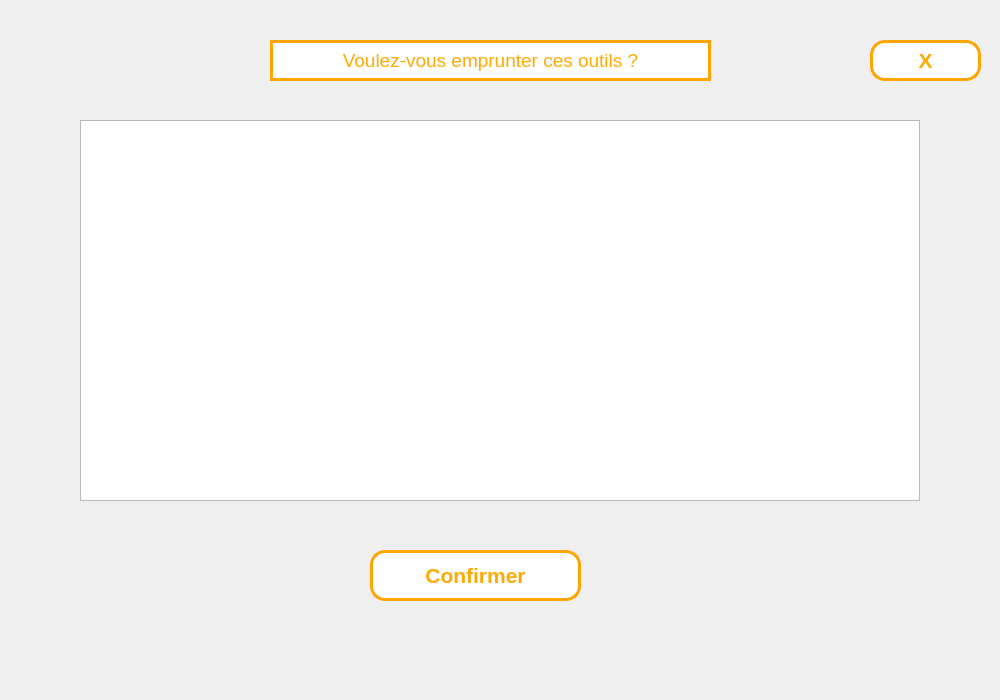
<?xml version="1.0" encoding="UTF-8"?>
<ui version="4.0">
 <class>Form</class>
 <widget class="QWidget" name="Form">
  <property name="geometry">
   <rect>
    <x>0</x>
    <y>0</y>
    <width>1000</width>
    <height>700</height>
   </rect>
  </property>
  <property name="windowTitle">
   <string>Form</string>
  </property>
  <widget class="QPushButton" name="boutonconfirmer">
   <property name="geometry">
    <rect>
     <x>370</x>
     <y>550</y>
     <width>211</width>
     <height>51</height>
    </rect>
   </property>
   <property name="palette">
    <palette>
     <active>
      <colorrole role="WindowText">
       <brush brushstyle="SolidPattern">
        <color alpha="255">
         <red>255</red>
         <green>170</green>
         <blue>0</blue>
        </color>
       </brush>
      </colorrole>
      <colorrole role="Button">
       <brush brushstyle="SolidPattern">
        <color alpha="255">
         <red>255</red>
         <green>255</green>
         <blue>255</blue>
        </color>
       </brush>
      </colorrole>
      <colorrole role="Text">
       <brush brushstyle="SolidPattern">
        <color alpha="255">
         <red>255</red>
         <green>170</green>
         <blue>0</blue>
        </color>
       </brush>
      </colorrole>
      <colorrole role="ButtonText">
       <brush brushstyle="SolidPattern">
        <color alpha="255">
         <red>255</red>
         <green>170</green>
         <blue>0</blue>
        </color>
       </brush>
      </colorrole>
      <colorrole role="Base">
       <brush brushstyle="SolidPattern">
        <color alpha="255">
         <red>255</red>
         <green>255</green>
         <blue>255</blue>
        </color>
       </brush>
      </colorrole>
      <colorrole role="Window">
       <brush brushstyle="SolidPattern">
        <color alpha="255">
         <red>255</red>
         <green>255</green>
         <blue>255</blue>
        </color>
       </brush>
      </colorrole>
      <colorrole role="PlaceholderText">
       <brush brushstyle="NoBrush">
        <color alpha="128">
         <red>255</red>
         <green>170</green>
         <blue>0</blue>
        </color>
       </brush>
      </colorrole>
     </active>
     <inactive>
      <colorrole role="WindowText">
       <brush brushstyle="SolidPattern">
        <color alpha="255">
         <red>255</red>
         <green>170</green>
         <blue>0</blue>
        </color>
       </brush>
      </colorrole>
      <colorrole role="Button">
       <brush brushstyle="SolidPattern">
        <color alpha="255">
         <red>255</red>
         <green>255</green>
         <blue>255</blue>
        </color>
       </brush>
      </colorrole>
      <colorrole role="Text">
       <brush brushstyle="SolidPattern">
        <color alpha="255">
         <red>255</red>
         <green>170</green>
         <blue>0</blue>
        </color>
       </brush>
      </colorrole>
      <colorrole role="ButtonText">
       <brush brushstyle="SolidPattern">
        <color alpha="255">
         <red>255</red>
         <green>170</green>
         <blue>0</blue>
        </color>
       </brush>
      </colorrole>
      <colorrole role="Base">
       <brush brushstyle="SolidPattern">
        <color alpha="255">
         <red>255</red>
         <green>255</green>
         <blue>255</blue>
        </color>
       </brush>
      </colorrole>
      <colorrole role="Window">
       <brush brushstyle="SolidPattern">
        <color alpha="255">
         <red>255</red>
         <green>255</green>
         <blue>255</blue>
        </color>
       </brush>
      </colorrole>
      <colorrole role="PlaceholderText">
       <brush brushstyle="NoBrush">
        <color alpha="128">
         <red>255</red>
         <green>170</green>
         <blue>0</blue>
        </color>
       </brush>
      </colorrole>
     </inactive>
     <disabled>
      <colorrole role="WindowText">
       <brush brushstyle="SolidPattern">
        <color alpha="255">
         <red>255</red>
         <green>170</green>
         <blue>0</blue>
        </color>
       </brush>
      </colorrole>
      <colorrole role="Button">
       <brush brushstyle="SolidPattern">
        <color alpha="255">
         <red>255</red>
         <green>255</green>
         <blue>255</blue>
        </color>
       </brush>
      </colorrole>
      <colorrole role="Text">
       <brush brushstyle="SolidPattern">
        <color alpha="255">
         <red>255</red>
         <green>170</green>
         <blue>0</blue>
        </color>
       </brush>
      </colorrole>
      <colorrole role="ButtonText">
       <brush brushstyle="SolidPattern">
        <color alpha="255">
         <red>255</red>
         <green>170</green>
         <blue>0</blue>
        </color>
       </brush>
      </colorrole>
      <colorrole role="Base">
       <brush brushstyle="SolidPattern">
        <color alpha="255">
         <red>255</red>
         <green>255</green>
         <blue>255</blue>
        </color>
       </brush>
      </colorrole>
      <colorrole role="Window">
       <brush brushstyle="SolidPattern">
        <color alpha="255">
         <red>255</red>
         <green>255</green>
         <blue>255</blue>
        </color>
       </brush>
      </colorrole>
      <colorrole role="PlaceholderText">
       <brush brushstyle="NoBrush">
        <color alpha="128">
         <red>255</red>
         <green>170</green>
         <blue>0</blue>
        </color>
       </brush>
      </colorrole>
     </disabled>
    </palette>
   </property>
   <property name="font">
    <font>
     <pointsize>16</pointsize>
     <weight>75</weight>
     <bold>true</bold>
    </font>
   </property>
   <property name="styleSheet">
    <string notr="true">border-color: rgb(255, 170, 0);
border:3px solid orange;

border-color:orange;
border-radius: 15px ;
background-color:white;
color: rgb(255, 170, 0);
border-bort</string>
   </property>
   <property name="text">
    <string>Confirmer</string>
   </property>
  </widget>
  <widget class="QTableWidget" name="table_Recap">
   <property name="geometry">
    <rect>
     <x>80</x>
     <y>120</y>
     <width>840</width>
     <height>381</height>
    </rect>
   </property>
   <property name="columnCount">
    <number>0</number>
   </property>
  </widget>
  <widget class="QPushButton" name="boutoncroix">
   <property name="geometry">
    <rect>
     <x>870</x>
     <y>40</y>
     <width>111</width>
     <height>41</height>
    </rect>
   </property>
   <property name="palette">
    <palette>
     <active>
      <colorrole role="WindowText">
       <brush brushstyle="SolidPattern">
        <color alpha="255">
         <red>255</red>
         <green>170</green>
         <blue>0</blue>
        </color>
       </brush>
      </colorrole>
      <colorrole role="Button">
       <brush brushstyle="SolidPattern">
        <color alpha="255">
         <red>255</red>
         <green>255</green>
         <blue>255</blue>
        </color>
       </brush>
      </colorrole>
      <colorrole role="Text">
       <brush brushstyle="SolidPattern">
        <color alpha="255">
         <red>255</red>
         <green>170</green>
         <blue>0</blue>
        </color>
       </brush>
      </colorrole>
      <colorrole role="ButtonText">
       <brush brushstyle="SolidPattern">
        <color alpha="255">
         <red>255</red>
         <green>170</green>
         <blue>0</blue>
        </color>
       </brush>
      </colorrole>
      <colorrole role="Base">
       <brush brushstyle="SolidPattern">
        <color alpha="255">
         <red>255</red>
         <green>255</green>
         <blue>255</blue>
        </color>
       </brush>
      </colorrole>
      <colorrole role="Window">
       <brush brushstyle="SolidPattern">
        <color alpha="255">
         <red>255</red>
         <green>255</green>
         <blue>255</blue>
        </color>
       </brush>
      </colorrole>
      <colorrole role="PlaceholderText">
       <brush brushstyle="NoBrush">
        <color alpha="128">
         <red>255</red>
         <green>170</green>
         <blue>0</blue>
        </color>
       </brush>
      </colorrole>
     </active>
     <inactive>
      <colorrole role="WindowText">
       <brush brushstyle="SolidPattern">
        <color alpha="255">
         <red>255</red>
         <green>170</green>
         <blue>0</blue>
        </color>
       </brush>
      </colorrole>
      <colorrole role="Button">
       <brush brushstyle="SolidPattern">
        <color alpha="255">
         <red>255</red>
         <green>255</green>
         <blue>255</blue>
        </color>
       </brush>
      </colorrole>
      <colorrole role="Text">
       <brush brushstyle="SolidPattern">
        <color alpha="255">
         <red>255</red>
         <green>170</green>
         <blue>0</blue>
        </color>
       </brush>
      </colorrole>
      <colorrole role="ButtonText">
       <brush brushstyle="SolidPattern">
        <color alpha="255">
         <red>255</red>
         <green>170</green>
         <blue>0</blue>
        </color>
       </brush>
      </colorrole>
      <colorrole role="Base">
       <brush brushstyle="SolidPattern">
        <color alpha="255">
         <red>255</red>
         <green>255</green>
         <blue>255</blue>
        </color>
       </brush>
      </colorrole>
      <colorrole role="Window">
       <brush brushstyle="SolidPattern">
        <color alpha="255">
         <red>255</red>
         <green>255</green>
         <blue>255</blue>
        </color>
       </brush>
      </colorrole>
      <colorrole role="PlaceholderText">
       <brush brushstyle="NoBrush">
        <color alpha="128">
         <red>255</red>
         <green>170</green>
         <blue>0</blue>
        </color>
       </brush>
      </colorrole>
     </inactive>
     <disabled>
      <colorrole role="WindowText">
       <brush brushstyle="SolidPattern">
        <color alpha="255">
         <red>255</red>
         <green>170</green>
         <blue>0</blue>
        </color>
       </brush>
      </colorrole>
      <colorrole role="Button">
       <brush brushstyle="SolidPattern">
        <color alpha="255">
         <red>255</red>
         <green>255</green>
         <blue>255</blue>
        </color>
       </brush>
      </colorrole>
      <colorrole role="Text">
       <brush brushstyle="SolidPattern">
        <color alpha="255">
         <red>255</red>
         <green>170</green>
         <blue>0</blue>
        </color>
       </brush>
      </colorrole>
      <colorrole role="ButtonText">
       <brush brushstyle="SolidPattern">
        <color alpha="255">
         <red>255</red>
         <green>170</green>
         <blue>0</blue>
        </color>
       </brush>
      </colorrole>
      <colorrole role="Base">
       <brush brushstyle="SolidPattern">
        <color alpha="255">
         <red>255</red>
         <green>255</green>
         <blue>255</blue>
        </color>
       </brush>
      </colorrole>
      <colorrole role="Window">
       <brush brushstyle="SolidPattern">
        <color alpha="255">
         <red>255</red>
         <green>255</green>
         <blue>255</blue>
        </color>
       </brush>
      </colorrole>
      <colorrole role="PlaceholderText">
       <brush brushstyle="NoBrush">
        <color alpha="128">
         <red>255</red>
         <green>170</green>
         <blue>0</blue>
        </color>
       </brush>
      </colorrole>
     </disabled>
    </palette>
   </property>
   <property name="font">
    <font>
     <pointsize>16</pointsize>
     <weight>75</weight>
     <bold>true</bold>
    </font>
   </property>
   <property name="styleSheet">
    <string notr="true">border-color: rgb(255, 170, 0);
border:3px solid orange;

border-color:orange;
border-radius: 15px ;
background-color:white;
color: rgb(255, 170, 0);
border-bort</string>
   </property>
   <property name="text">
    <string>X</string>
   </property>
  </widget>
  <widget class="QLabel" name="label">
   <property name="geometry">
    <rect>
     <x>270</x>
     <y>40</y>
     <width>441</width>
     <height>41</height>
    </rect>
   </property>
   <property name="font">
    <font>
     <pointsize>14</pointsize>
     <weight>50</weight>
     <bold>false</bold>
    </font>
   </property>
   <property name="styleSheet">
    <string notr="true">border-color: rgb(255, 170, 0);
border:3px solid orange;

border-color:orange;

background-color:white;
color: rgb(255, 170, 0);
border-bort</string>
   </property>
   <property name="text">
    <string>Voulez-vous emprunter ces outils ?</string>
   </property>
   <property name="alignment">
    <set>Qt::AlignCenter</set>
   </property>
  </widget>
 </widget>
 <resources>
  <include location="signeHome.qrc"/>
 </resources>
 <connections/>
</ui>
